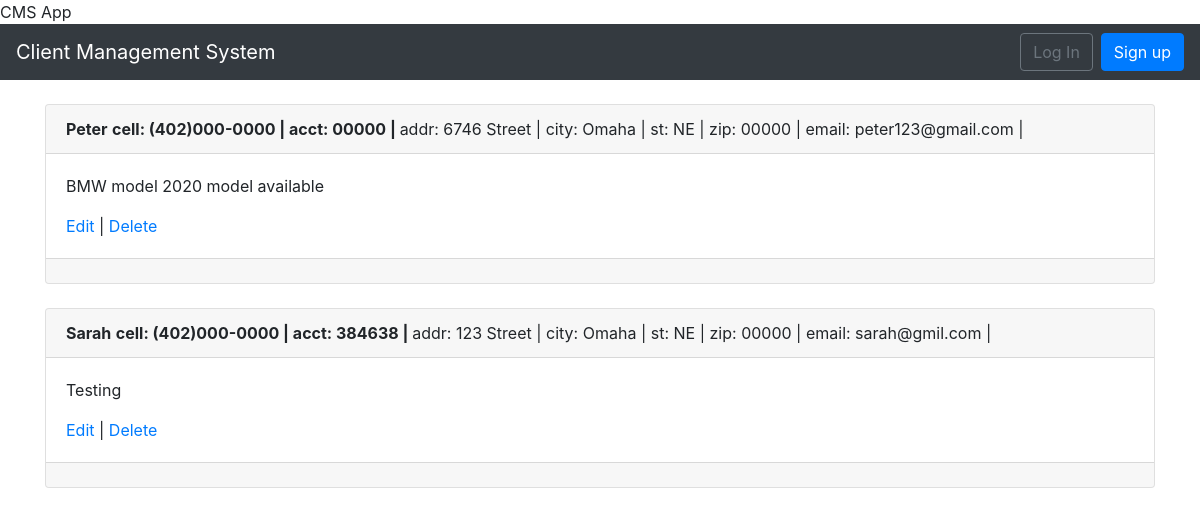
/clients/, run on the app's committed database.
### clients/models.py (models this page shows, shortened)
class Client(models.Model):
    name = models.CharField(max_length=50,blank=False, null=False, default=' ')
    address = models.CharField(max_length=50, blank=True, null=True,default=' ')
    city = models.CharField(max_length=50, default=' ')
    state = models.CharField(max_length=50, default='NE')
    zipcode = models.CharField(max_length=10, default='00000')
    email = models.EmailField(max_length=100, default=' ')
    cell_phone = models.CharField(max_length=50,default='(402)000-0000')
    acct_number = models.CharField(max_length=50,blank=True, null=True, default='00000')
    notes = models.TextField()
    date = models.DateTimeField(auto_now_add=True)
    author = models.ForeignKey(
        get_user_model(),
        on_delete=models.CASCADE,
    )

### clients/views.py (the view)
# urls.py: path('', ClientListView.as_view(), name='client_list'),
class ClientListView(ListView):
    model = Client
    template_name = 'client_list.html'

### templates/client_list.html (shortened to what this page needs)
{% extends 'base.html' %}
{% block content %}
  {% for client in object_list %}
    <div class="card">
      <div class="card-header">
        <span class="font-weight-bold">{{ client.name }}</span>
        <span class="font-weight-bold">cell: {{ client.cell_phone }} | </span>
        <span class="font-weight-bold">acct: {{ client.acct_number }} | </span>
        <span class="font-muted">addr: {{ client.address }} | </span>
        <span class="font-muted-">city: {{ client.city }} | </span>
        <span class="font-muted">st: {{ client.state }} | </span>
        <span class="font-muted">zip: {{ client.zipcode }} | </span>
        <span class="font-muted">email: {{ client.email }} | </span>
      </div>
      <div class="card-body">
        <p>{{ client.notes }}</p>
        <a href="{% url 'client_edit' client.pk %}">Edit</a> |
        <a href="{% url 'client_delete' client.pk %}">Delete</a>
      </div>
      <div class="card-footer">
      </div>
    </div>
    <br />
  {% endfor %}
{% endblock content %}

### templates/base.html (shortened to what this page needs)
<!doctype html>
<html lang="en">
  <head>
    <link rel="stylesheet" href="https://stackpath.bootstrapcdn.com/bootstrap/4.1.3/css/bootstrap.min.css">
    <name>{% block name %}CMS App{% endblock name %}</name>
  </head>
  <body>
    <nav class="navbar navbar-expand-md navbar-dark bg-dark mb-4">
      <a class="navbar-brand" href="{% url 'home' %}">Client Management System</a>
      <div class="collapse navbar-collapse" id="navbarCollapse">
        {% if user.is_authenticated %}
          <ul class="navbar-nav ml-auto">
            <li class="nav-item">
              <a class="nav-link dropdown-toggle" href="#" id="userMenu"\
              data-toggle="dropdown" aria-haspopup="true" aria-expanded\
              ="false">
                {{ user.username }}
              </a>
              <div class="dropdown-menu dropdown-menu-right"
              aria-labelledby="userMenu">
                <a class="dropdown-item" href="{% url 'password_change' %}">Change password</a>
                <div class="dropdown-divider"></div>
                <a class="dropdown-item" href="{% url 'logout' %}">
                Log Out</a>
              </div>
            </li>
          </ul>
        {% else %}
          <form class="form-inline ml-auto">
            <a href="{% url 'login' %}" class="btn btn-outline-secondary">
            Log In</a>
            <a href="{% url 'signup' %}" class="btn btn-primary ml-2">
            Sign up</a>
          </form>
        {% endif %}
      </div>
    </nav>
    <div class="container">
      {% block content %}
      {% endblock content %}
    </div>
  </body>

### data on the page
Client: name "Peter", cell_phone "(402)000-0000", acct_number "00000", address "6746 Street", city "Omaha", state "NE", zipcode "00000", email "peter123@gmail.com", notes "BMW model 2020 model available"
Client: name "Sarah", cell_phone "(402)000-0000", acct_number "384638", address "123 Street", city "Omaha", state "NE", zipcode "00000", email "sarah@gmil.com", notes "Testing"
